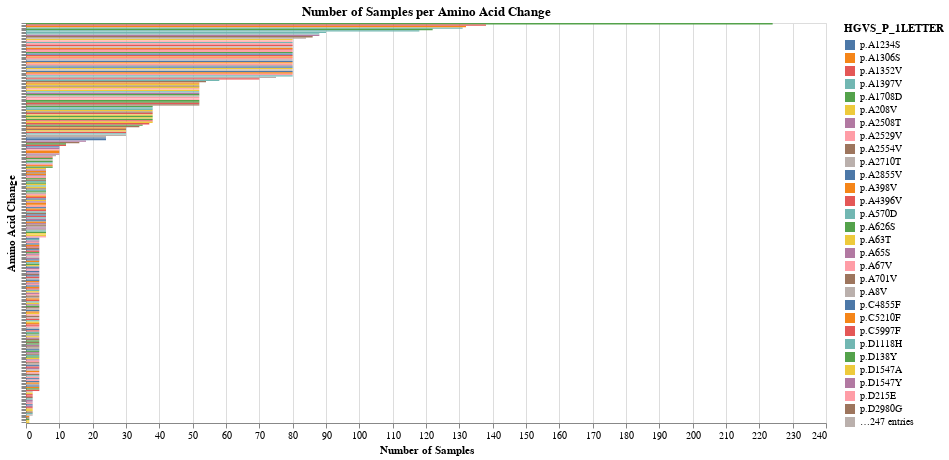

Notebook code for this chart:
### Code cell
data = pd.read_csv('../data/modified_full_variants_long_table.csv')

filtered_data = data[
    (data['FILTER'] == 'PASS') & 
    (data['REF'].isin(['A', 'T', 'C', 'G'])) &
    (data['ALT'].isin(['A', 'T', 'C', 'G'])) &
    (data['EFFECT'] == 'missense_variant') # only looks at missense mutations 
]


amino_acid_counts = filtered_data.groupby('HGVS_P_1LETTER')['SAMPLE'].nunique().reset_index()
amino_acid_counts.columns = ['HGVS_P_1LETTER', 'Unique_Sample_Count']

chart = alt.Chart(amino_acid_counts).mark_bar().encode(
    x=alt.X('Unique_Sample_Count:Q', title='Number of Samples'),
    y=alt.Y('HGVS_P_1LETTER:N', title='Amino Acid Change', sort='-x', axis=alt.Axis(labels=False)), # mod sort -x / x to reverse top/bottom
    color='HGVS_P_1LETTER:N',
    tooltip=['HGVS_P_1LETTER', 'Unique_Sample_Count']
).properties(
    title='Number of Samples per Amino Acid Change',
    width=800,
    height=400
)#.interactive()

chart

### Figure 1 — Vega-Lite specification as saved in the notebook (floating-point values rounded to 4 significant figures; data arrays with more than 128 entries replaced by an {"elided": "..."} marker saying what was removed)
{"config": {"view": {"continuousWidth": 300, "continuousHeight": 300}}, "data": {"name": "data-f40f33d643639c024ad25d2e96a9404d"}, "mark": {"type": "bar"}, "encoding": {"color": {"field": "HGVS_P_1LETTER", "type": "nominal"}, "tooltip": [{"field": "HGVS_P_1LETTER", "type": "nominal"}, {"field": "Unique_Sample_Count", "type": "quantitative"}], "x": {"field": "Unique_Sample_Count", "title": "Number of Samples", "type": "quantitative"}, "y": {"axis": {"labels": false}, "field": "HGVS_P_1LETTER", "sort": "-x", "title": "Amino Acid Change", "type": "nominal"}}, "height": 400, "title": "Number of Samples per Amino Acid Change", "width": 800, "$schema": "https://vega.github.io/schema/vega-lite/v5.17.0.json", "datasets": {"data-f40f33d643639c024ad25d2e96a9404d": {"elided": "276 records"}}}
